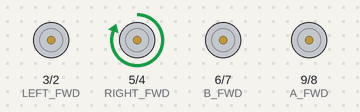
A sketch run on a simulated Arduino Uno, built with avr-gcc and run on an emulated ATmega328P. On the bench: motor-driver pin pairs drawn as motors (green arrow = first pin HIGH = forward, orange = second pin HIGH = backward, longer = more drive).

Above: at 2.1 s.
At 3.6 s:
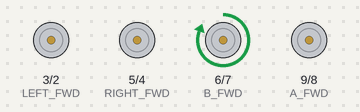
At 6.5 s:
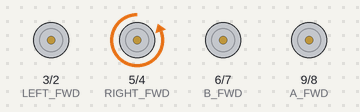
At 12.5 s:
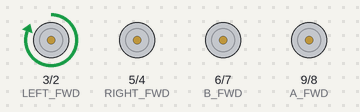
At 19.5 s:
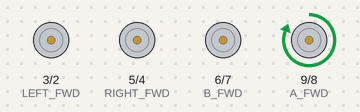
At 37.9 s:
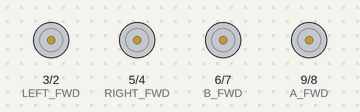
Timing chart, 0 to 40.0 s (numbered marks = the images above):
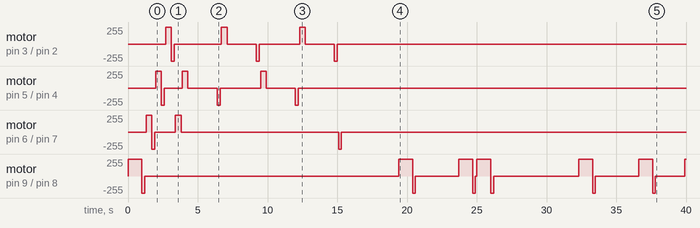

The sketch:

GameBoyControl.ino
```cpp
// Motor pins (2–9)
const int LEFT_FWD = 3;
const int LEFT_BWD = 2;
const int RIGHT_FWD = 5;
const int RIGHT_BWD = 4;
const int A_FWD = 9;
const int A_BWD = 8;
const int B_BWD = 7;
const int B_FWD = 6;

// Function prototypes
void LeftMotor(int direction, int time_ms);
void RightMotor(int direction, int time_ms);
void AMotor(int direction, int time_ms);
void BMotor(int direction, int time_ms);
//Press functions prototypes
void LeftPress();
void RightPress();
void APress();
void BPress();
//Hold on/off functions
const int on = 1;
const int off = 0;
void LeftHOld(int direction);
void RightHold(int direction);
void BHold(int direction);
//Game sequences, movements, tasks
void FightBasic();
void FindEnemy();
void CaveToRestore();
void RestoreToCave();

void setup() {
  // Set all motor pins as outputs
  for (int pin = 2; pin <= 9; pin++) {
    pinMode(pin, OUTPUT);
    digitalWrite(pin, LOW);
  }

  // Run each motor forward then backward
  APress();
  BPress();
  RightPress();
  LeftPress();
  //delay(4000);
}
//Global time vars. Funcs normally use t and tBack
  int tBack = 200;
  int t = 400; // 1/4 second in milliseconds
  int t1 = 10;
  int t2 = 1000;

void loop() {
  //Fight untill PP runs out
  for (int i = 0; i < 34; i++){
    //35 times for Aron with Metal Slash
    FindEnemy();
    FightBasic();
  }
  //Go to restoration center from cave and back
  CaveToRestore();
  RestoreToCave();
}

//Tasks
void FightBasic(){
  //Start fighting, and wait these amounts to press buttons to advance
  //Uses first move
  int delays[9] = {3000, 0, 6000, 3000, 2000, 2000, 1000, 1000, 0};
  delay(4000);
  //Loop through pressing A 9 times (only need 6/7) with delays inbetween
  for(int i = 0; i < 9; i++){
    APress();
    delay(delays[i]);
  }
}
void FindEnemy(){
  //Go back on forth 4 times
  BHold(on);
  //Run right
  RightHold(on);
  delay(2000);
  RightHold(off);
  //Run left
  LeftHold(on);
  delay(2000);
  LeftHold(off);
  //Run right
  RightHold(on);
  delay(2000);
  RightHold(off);
  //Run left
  LeftHold(on);
  delay(2000);
  LeftHold(off);
  BHold(off);
}
void CaveToRestore(){
  //A sequence of specific moves
  //that will get you out of the cave
  //no matter where you are in the first section
  delay(100);
  //A sequence of moves that will get you to the restoration center

  //Go in and restore your pokemon

  //Leave the restoration center
}
void RestoreToCave(){
  //Moves that get you from restoration center to the cave
  delay(100);
  //Try to get a little further into the cave, might get stopped.

}

//  ------ Pressing Functions
//Press functions prototypes
void LeftPress(){
  LeftMotor(1, t);
  LeftMotor(0, tBack);
  delay(100);
}
void RightPress(){
  RightMotor(1, t);
  RightMotor(0, tBack);
  delay(100);
}
void APress(){
  AMotor(1, t2);
  AMotor(0, tBack);
  delay(100);
}
void BPress(){
  BMotor(1, t);
  BMotor(0, tBack);
  delay(100);
}
//Hold on/off functions
void LeftHold(int direction){
  if (direction == 1){
    LeftMotor(1, t);
    delay(100);
  }else if (direction == 0){
    LeftMotor(0, tBack);
    delay(100);
  }
}
void RightHold(int direction){
    if (direction == 1){
        RightMotor(1, t);
        delay(100);
    }else if (direction == 0){
        RightMotor(0, tBack);
        delay(100);
    }
}
void BHold(int direction){
    if (direction == 1){
        BMotor(1, t);
        delay(100);
    }else if (direction == 0){
        BMotor(0, tBack);
        delay(100);
    }
}

// ==================== MOTOR FUNCTIONS ====================

void LeftMotor(int direction, int time_ms) {
  digitalWrite(LEFT_FWD, direction ? HIGH : LOW);
  digitalWrite(LEFT_BWD, direction ? LOW : HIGH);
  delay(time_ms);
  // Stop motor
  digitalWrite(LEFT_FWD, LOW);
  digitalWrite(LEFT_BWD, LOW);
}

void RightMotor(int direction, int time_ms) {
  digitalWrite(RIGHT_FWD, direction ? HIGH : LOW);
  digitalWrite(RIGHT_BWD, direction ? LOW : HIGH);
  delay(time_ms);
  digitalWrite(RIGHT_FWD, LOW);
  digitalWrite(RIGHT_BWD, LOW);
}

void AMotor(int direction, int time_ms) {
  digitalWrite(A_FWD, direction ? HIGH : LOW);
  digitalWrite(A_BWD, direction ? LOW : HIGH);
  delay(time_ms);
  digitalWrite(A_FWD, LOW);
  digitalWrite(A_BWD, LOW);
}

void BMotor(int direction, int time_ms) {
  digitalWrite(B_FWD, direction ? HIGH : LOW);
  digitalWrite(B_BWD, direction ? LOW : HIGH);
  delay(time_ms);
  digitalWrite(B_FWD, LOW);
  digitalWrite(B_BWD, LOW);
}
```

Measured:
- by itself, motor on pin 6 (B_FWD) / pin 7 (B_BWD): stopped → forward 255/255 at 1.3 s, → backward 255/255 0.40 s later, → stopped 0.20 s later, → forward 255/255 1.5 s later, … (7 changes in this stretch)
- by itself, motor on pin 9 (A_FWD) / pin 8 (A_BWD): stopped → forward 255/255 at 0.00 s, → backward 255/255 1.0 s later, → stopped 0.20 s later, → forward 255/255 18.2 s later, … (19 changes in this stretch)
